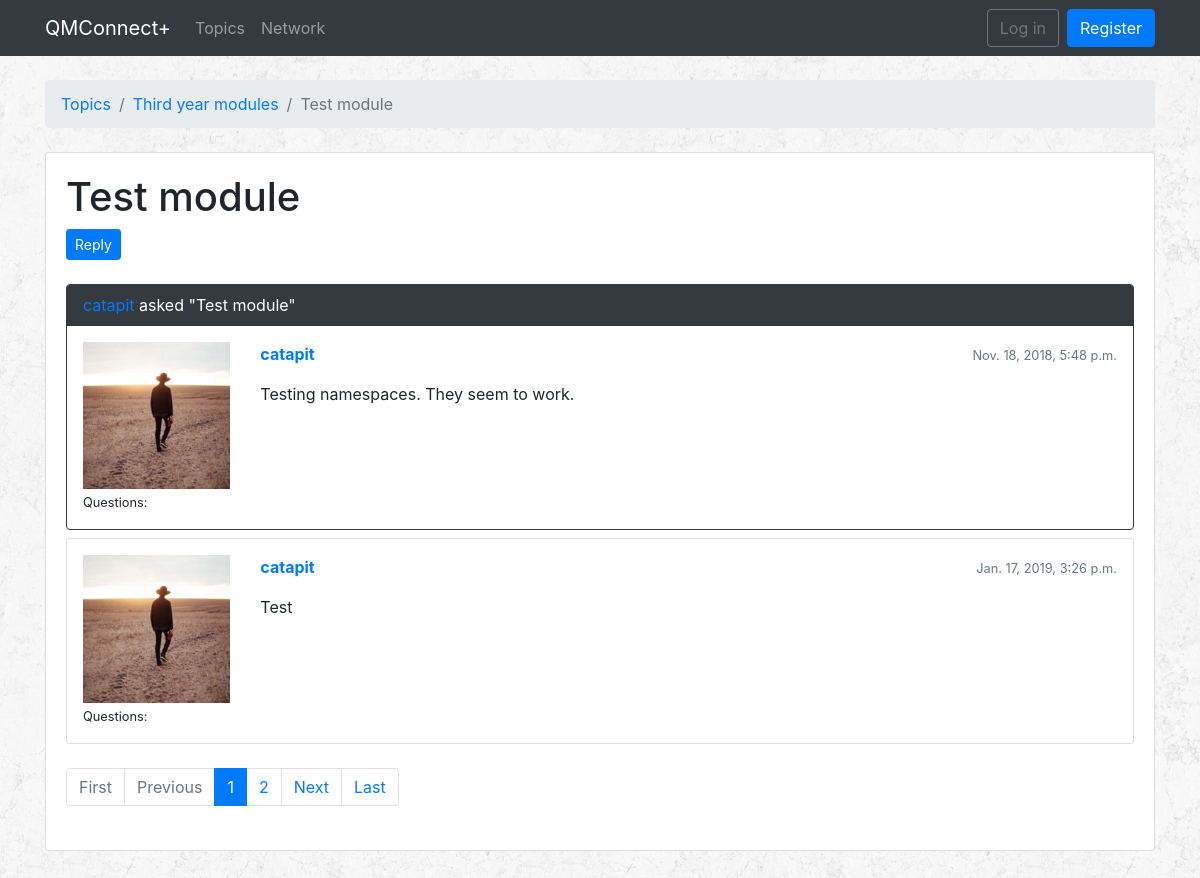
The app's page /topics/2/questions/325/ with its own data.
### qa/models.py (models this page shows, shortened)
class Question(models.Model):
    subject = models.CharField(max_length=255)
    last_updated = models.DateTimeField(auto_now_add=True)
    topic = models.ForeignKey(Topic, related_name='questions', on_delete=models.CASCADE)
    starter = models.ForeignKey(User, related_name='questions', on_delete=models.CASCADE)
    views = models.PositiveIntegerField(default=0)

class Topic(models.Model):
    name = models.CharField(max_length=30, unique=True)
    description = models.CharField(max_length=100)

class Answer(models.Model):
    message = models.TextField(max_length=4000)
    question = models.ForeignKey(Question, related_name='answers', on_delete=models.CASCADE)
    created_at = models.DateTimeField(auto_now_add=True)
    updated_at = models.DateTimeField(null=True)
    created_by = models.ForeignKey(User, related_name='answers', on_delete=models.CASCADE)
    updated_by = models.ForeignKey(User, null=True, related_name='+', on_delete=models.CASCADE)
    def message_to_markdown(self):
        return mark_safe(markdown(self.message, safe_mode='escape'))

### accounts/models.py (models this page shows, shortened)
class Profile(models.Model):
    YEAR = (
        ('1', '1st year'),
        ('2', '2nd year'),
        ('3', '3rd year'),
    )
    SUBJECT = (
        ('BCS', 'BSc Computer Science'),
        ('BCSM', 'BSc Computer Science and Mathematics'),
        ('BCSIE', 'BSc Computer Science with Industrial Experience'),
        ('BCSWM', 'BSc Computer Science with Management (ITMB)'),
    )
    user = models.OneToOneField(User, on_delete=models.CASCADE)
    dob = models.DateField(auto_now=False, auto_now_add=False)
    image = models.ImageField(upload_to='profile_images', default='')
    universityYear = models.CharField(choices=YEAR, max_length=1, default='')
    subject = models.CharField(choices=SUBJECT, max_length=5, default='')
    module = models.ManyToManyField(Module)
    interest = models.ManyToManyField(Interest)
    message = models.ManyToManyField('self', blank=True, symmetrical=False, through="Message")

### qa/views.py (the view)
# urls.py: path('topics/<int:pk>/questions/<int:question_pk>/', qa_views.AnswersView.as_view(), name = 'question_answers'),
class AnswersView(ListView):
    model = Answer
    context_object_name = 'answers'
    template_name = 'question_answers.html'
    paginate_by = 2
    def get_context_data(self, **kwargs):
        session_key = 'viewed_question_{}'.format(self.question.pk)
        if not self.request.session.get(session_key, False):
            self.question.views += 1
            self.question.save()
            self.request.session[session_key] = True
        kwargs['question'] = self.question
        return super().get_context_data(**kwargs)
    def get_queryset(self):
        self.question = get_object_or_404(Question, topic__pk = self.kwargs.get('pk'), pk = self.kwargs.get('question_pk'))
        queryset = self.question.answers.order_by('created_at')
        return queryset

### templates/question_answers.html (shortened to what this page needs)
{% extends 'base.html' %}
{% load static %}
{% block breadcrumb %}
<li class="breadcrumb-item"><a href="{% url 'qa:home' %}">Topics</a></li>
<li class="breadcrumb-item"><a href="{% url 'qa:topic_questions' question.topic.pk %}">{{ question.topic.name }}</a></li>
<li class="breadcrumb-item active">{{ question.subject }}</li>
{% endblock %}
{% block content %}
<div class="bottom-padding">
  <div class="card">
    <div class="card-body">
      <div class="mb-4">
        <h1> {{ question.subject }} </h1>
        <a href="{% url 'qa:answer_question' question.topic.pk question.pk %}" class="btn btn-primary btn-sm" role="button">Reply</a>
      </div>
      {% for answer in answers %}
      <div id="{{ answer.pk }}" class="card {% if forloop.last %}mb-4{% else %}mb-2{% endif %} {% if forloop.first %}border-dark{% endif %}">
        {% if forloop.first %}
        <div class="card-header text-white bg-dark py-2 px-3"><a href="{% url 'qa:profile' question.starter.pk %}">{{ question.starter }}</a> asked "{{ question.subject }}" </div>
        {% endif %}
        <div class="card-body p-3">
          <div class="row">
            <div class="col-2">
              <img src="/profile_images/{{ answer.created_by.profile.image }}" alt="{{ answer.created_by.username }}" class="w-100">
              <small>Questions: {{ question.created_by.questions.count }}</small>
            </div>
            <div class="col-10">
              <div class="row mb-3">
                <div class="col-6">
                  <strong class="text-muted"><a href="{% url 'qa:profile' answer.created_by.pk %}">{{ answer.created_by.username }}</a></strong>
                </div>
                <div class="col-6 text-right">
                  <small class="text-muted"> {{ answer.created_at }} </small>
                </div>
              </div>
              {{ answer.message_to_markdown }}
            </div>
          </div>
        </div>
      </div>
      {% endfor %}
      {% include 'includes/pagination.html' %}
    </div>
  </div>
</div>
{% endblock %}

### static/css/style.css (style rules this page uses)
body { background-image: url(../images/rockywall.png); }
.bottom-padding { padding-bottom: 50px; }

### records on screen
Question: topic.name "Third year modules", subject "Test module", starter "catapit"
Answer: created_by.profile.image (picture), created_by.username "catapit", created_at "Nov. 18, 2018, 5:48 p.m.", message_to_markdown "Testing namespaces. They seem to work."
Answer: created_by.profile.image (picture), created_by.username "catapit", created_at "Jan. 17, 2019, 3:26 p.m.", message_to_markdown "Test"

### other values on screen
{{ page_num }} "1"
{{ page_num }} "2"
